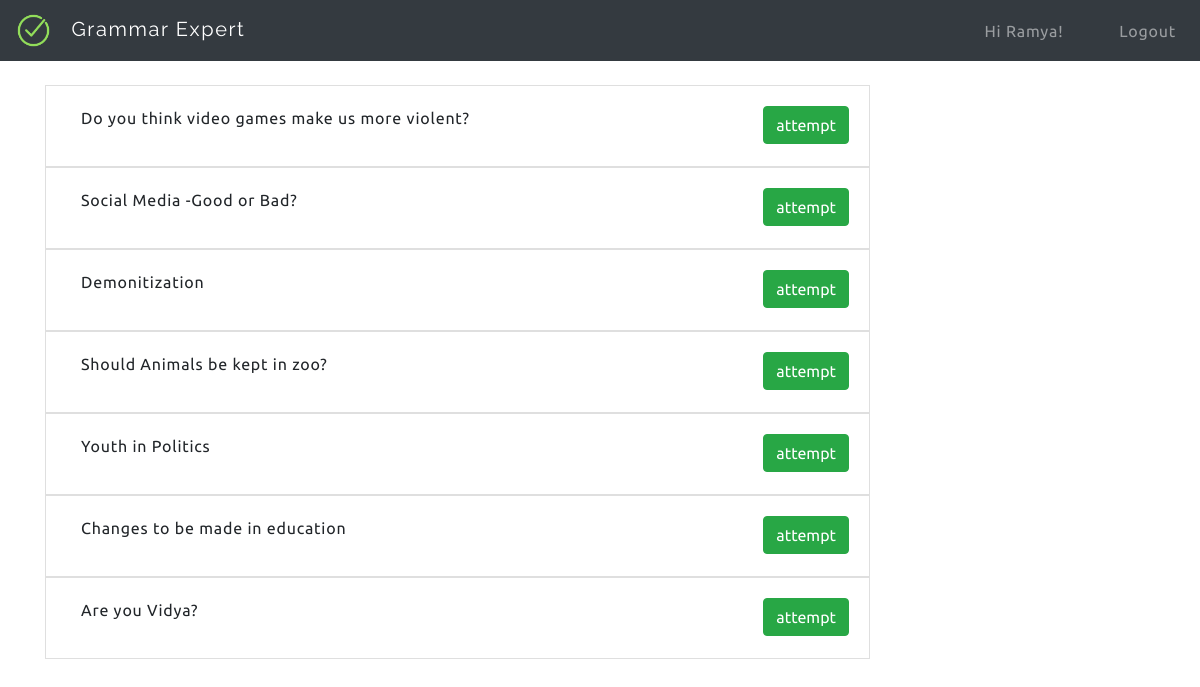
/home/ (signed in), run on the app's committed database.
### myapp/models.py (models this page shows)
class Question(models.Model):
    question = models.TextField()
    def __str__(self):
        return "{}".format(self.question)

### myapp/views.py (the view)
# urls.py: path('home/', QuestionsListView.as_view(), name='home'),
class QuestionsListView(ListView):
    template_name = "home.html"
    model = Question

### myapp/templates/home.html (shortened to what this page needs)
<!DOCTYPE html>
{% load bootstrap4 %}
<html lang="en">
<head>
    {% load static %}
    <link rel="stylesheet" href="https://maxcdn.bootstrapcdn.com/bootstrap/4.0.0/css/bootstrap.min.css">
</head>
<body>
    <nav class="navbar navbar-expand-lg navbar-dark bg-dark py-2">
        <a class="navbar-brand d-inline-block align-top" href="#">
            <img src="{% static "images/correct.png" %}" width="35" height="35" alt="">
            <span>Grammar Expert</span>
        </a>
        <div class="collapse navbar-collapse" id="navbarNavAltMarkup">
        <div class="navbar-nav ml-auto">
          <a class="nav-item nav-link pr-5">Hi {{ user.username }}!</a>
          <a class="nav-item nav-link pr-2" href="{% url "logout" %}">Logout</a>
        </div>
      </div>
    </nav>
    <div class="container mt-4">
      <div class="row">
        <div class="col-md-9">
        {% for question in object_list %}
          <div class="card">
            <div class="card-body d-flex flex-wrap">
                <p class="card-text col">{{ question }}</p>
                <a href="{% url 'answer' question.id %}"><button class="btn btn-success my-auto">attempt</button></a>
            </div>
          </div>
        {% endfor %}
        </div>
      </div>
    </div>
</body>
</html>

### myapp/templates/home.html (style rules this page uses)
body { font-family: 'Ubuntu', sans-serif; letter-spacing: 0.0500em; }
.navbar-brand span { padding-left: 15px; font-family: 'Raleway', sans-serif; letter-spacing: 0.0800em; }
.card { border-radius: 0; }

### data on the page
Question: question "Do you think video games make us more violent?"
Question: question "Social Media -Good or Bad?"
Question: question "Demonitization"
Question: question "Should Animals be kept in zoo?"
Question: question "Youth in Politics"
Question: question "Changes to be made in education"
Question: question "Are you Vidya?"

### other printed values
{{ user.username }} "Ramya"
